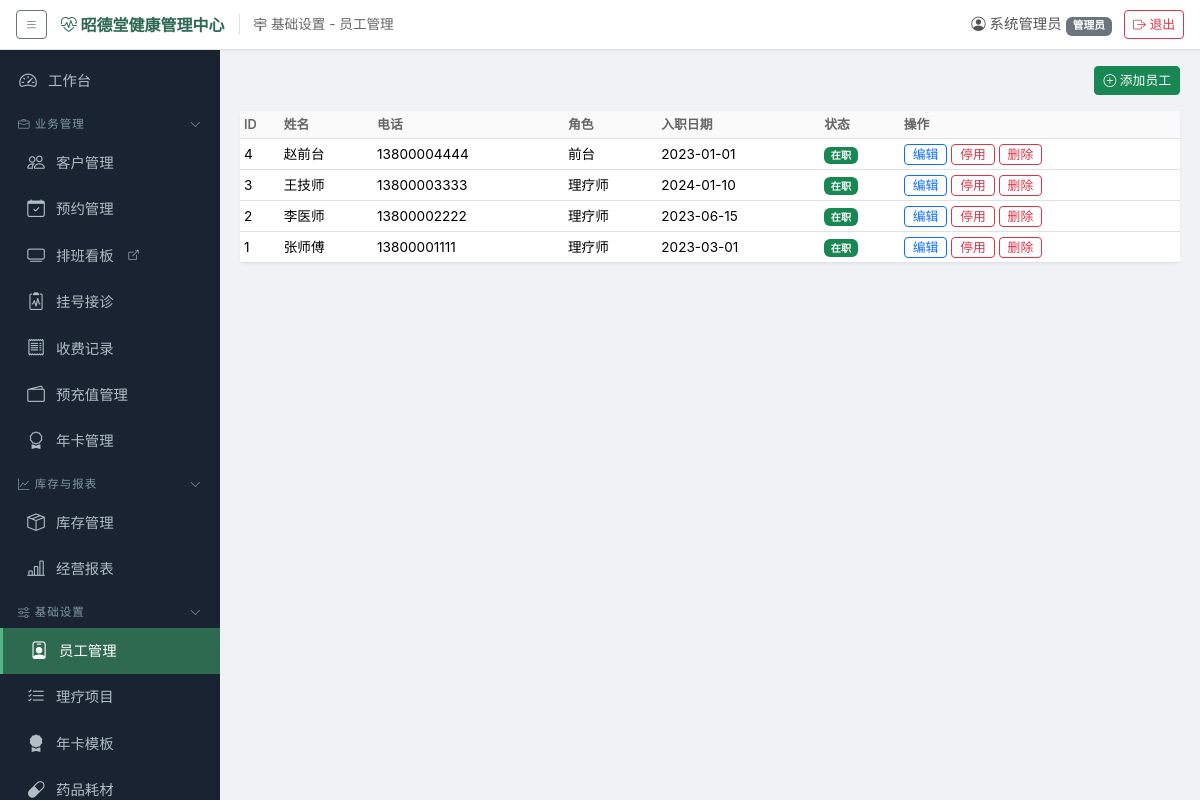
Screenshot of /settings/employees (signed in) with the database file from the repository.
### models.py (models this page shows, shortened)
class SystemConfig(db.Model):
    __tablename__ = 'system_configs'
    id = db.Column(db.Integer, primary_key=True)
    key = db.Column(db.String(100), unique=True, nullable=False)
    value = db.Column(db.String(500))
    description = db.Column(db.String(200))

class User(UserMixin, db.Model):
    __tablename__ = 'users'
    id = db.Column(db.Integer, primary_key=True)
    username = db.Column(db.String(50), unique=True, nullable=False)
    password_hash = db.Column(db.String(256), nullable=False)
    display_name = db.Column(db.String(50), nullable=False)
    role = db.Column(db.String(20), nullable=False, default='前台')  # 管理员/前台/理疗师/库管
    is_active_user = db.Column(db.Boolean, default=True)
    created_at = db.Column(db.DateTime, default=datetime.now)

class Employee(db.Model):
    __tablename__ = 'employees'
    id = db.Column(db.Integer, primary_key=True)
    name = db.Column(db.String(50), nullable=False)
    phone = db.Column(db.String(20))
    role = db.Column(db.String(20), default='理疗师')
    hire_date = db.Column(db.Date)
    is_active = db.Column(db.Boolean, default=True)
    created_at = db.Column(db.DateTime, default=datetime.now)
    schedule_config = db.Column(db.Text)  # JSON: 排班配置 {"weekdays":[1,2,3,4,5]}
    appointments = db.relationship('Appointment', backref='employee', lazy='dynamic')
    registrations = db.relationship('Registration', backref='employee', lazy='dynamic')

### app.py (the view, shortened to what this page needs)
@app.route('/settings/employees', methods=['GET', 'POST'])
@login_required
@role_required('管理员')
def settings_employees():
    emps = Employee.query.order_by(Employee.created_at.desc()).all()
    return render_template('settings_employees.html', employees=emps)

### app.py (called while the page is built)
@login_manager.user_loader
def load_user(user_id):
    return db.session.get(User, int(user_id))

def _generate_csrf_token():
    if '_csrf_token' not in session:
        session['_csrf_token'] = secrets.token_hex(16)
    return session['_csrf_token']

def role_required(*roles):
    def decorator(f):
        @wraps(f)
        def decorated_function(*args, **kwargs):
            if current_user.role not in roles and current_user.role != '管理员':
                flash('您没有权限执行此操作', 'danger')
                return redirect(url_for('dashboard'))
            return f(*args, **kwargs)
        return decorated_function
    return decorator

### templates/settings_employees.html (shortened to what this page needs)
{% extends "base.html" %}
{% block content %}
<div class="d-flex justify-content-end mb-3"><button class="btn btn-sm btn-success" data-bs-toggle="modal" data-bs-target="#addModal"><i class="bi bi-plus-circle"></i> 添加员工</button></div>
<div class="card"><div class="card-body p-0"><div class="table-responsive"><table class="table table-sm table-hover mb-0">
    <thead><tr><th>ID</th><th>姓名</th><th>电话</th><th>角色</th><th>入职日期</th><th>状态</th><th>操作</th></tr></thead>
    <tbody>{% for e in employees %}<tr>
        <td>{{ e.id }}</td><td>{{ e.name }}</td><td>{{ e.phone or '-' }}</td><td>{{ e.role }}</td>
        <td>{{ e.hire_date or '-' }}</td>
        <td><span class="badge bg-{{ 'success' if e.is_active else 'secondary' }}">{{ '在职' if e.is_active else '离职' }}</span></td>
        <td>
            <button class="btn btn-sm btn-outline-primary py-0" data-bs-toggle="modal" data-bs-target="#edit{{ e.id }}">编辑</button>
            <form method="POST" class="d-inline"><input type="hidden" name="action" value="toggle"><input type="hidden" name="id" value="{{ e.id }}">
                <button class="btn btn-sm btn-outline-{{ 'danger' if e.is_active else 'success' }} py-0">{{ '停用' if e.is_active else '启用' }}</button></form>
            <form method="POST" class="d-inline" onsubmit="return confirm('确定删除员工 {{ e.name }}？')"><input type="hidden" name="action" value="delete"><input type="hidden" name="id" value="{{ e.id }}">
                <button class="btn btn-sm btn-outline-danger py-0">删除</button></form>
        </td>
    </tr>
    {% endfor %}</tbody>
</table></div></div></div>
{% endblock %}

### templates/base.html (shortened to what this page needs)
<!DOCTYPE html>
<html lang="zh-CN">
<head>
    <link href="{{ url_for('static', filename='vendor/bootstrap.min.css') }}" rel="stylesheet">
    <link href="{{ url_for('static', filename='vendor/bootstrap-icons.min.css') }}" rel="stylesheet">
    <link href="{{ url_for('static', filename='css/style.css') }}" rel="stylesheet">
</head>
<body>
{% if current_user.is_authenticated %}
<header class="global-topbar">
    <div class="topbar-left">
        <button class="btn btn-sm btn-outline-secondary" id="sidebarToggle" title="展开/收起导航">
            <i class="bi bi-list"></i>
        </button>
        <span class="site-title" title="可在 系统管理→系统配置 中修改系统名称">
            <i class="bi bi-heart-pulse"></i> {{ site_title }}
        </span>
        <span class="nav-path" id="navPath"> {% block page_title %}{% endblock %}</span>
    </div>
    <div class="topbar-right">
        <span class="user-info"><i class="bi bi-person-circle"></i> {{ current_user.display_name }}
            <small class="badge bg-secondary">{{ current_user.role }}</small></span>
        <a href="{{ url_for('logout') }}" class="btn btn-sm btn-outline-danger"><i class="bi bi-box-arrow-right"></i> 退出</a>
    </div>
</header>
<div class="d-flex" id="wrapper">
    <div class="sidebar" id="sidebar">
        <nav class="sidebar-nav">
            <a href="{{ url_for('dashboard') }}" class="nav-link {% if request.endpoint == 'dashboard' %}active{% endif %}">
                <i class="bi bi-speedometer2"></i> 工作台
            </a>
            <div class="nav-group" data-group="biz">
                <div class="nav-group-header"><span><i class="bi bi-briefcase"></i> 业务管理</span><i class="bi bi-chevron-down group-arrow"></i></div>
                <div class="nav-group-body">
                    <a href="{{ url_for('customers') }}" class="nav-link {% if request.endpoint and 'customer' in request.endpoint %}active{% endif %}">
                        <i class="bi bi-people"></i> 客户管理
                    </a>
                    <a href="{{ url_for('appointments') }}" class="nav-link {% if request.endpoint and 'appointment' in request.endpoint %}active{% endif %}">
                        <i class="bi bi-calendar-check"></i> 预约管理
                    </a>
                    {% if board_token %}
                    <a href="{{ url_for('board_schedule', token=board_token) }}" target="_blank" class="nav-link" title="在新窗口打开排班看板（可投屏展示）">
                        <i class="bi bi-tv"></i> 排班看板 <i class="bi bi-box-arrow-up-right" style="font-size:0.7em"></i>
                    </a>
                    {% endif %}
                    <a href="{{ url_for('registrations') }}" class="nav-link {% if request.endpoint and ('registration' in request.endpoint or 'medical' in request.endpoint or 'charge_register' in request.endpoint) %}active{% endif %}">
                        <i class="bi bi-clipboard2-pulse"></i> 挂号接诊
                    </a>
                    <a href="{{ url_for('charges') }}" class="nav-link {% if request.endpoint and 'charges' in request.endpoint %}active{% endif %}">
                        <i class="bi bi-receipt"></i> 收费记录
                    </a>
                    <a href="{{ url_for('prepaid') }}" class="nav-link {% if request.endpoint and 'prepaid' in request.endpoint %}active{% endif %}">
                        <i class="bi bi-wallet2"></i> 预充值管理
                    </a>
                    <a href="{{ url_for('annual_cards') }}" class="nav-link {% if request.endpoint and 'annual_card' in request.endpoint %}active{% endif %}">
                        <i class="bi bi-award"></i> 年卡管理
                    </a>
                </div>
            </div>
            <div class="nav-group" data-group="stock">
                <div class="nav-group-header"><span><i class="bi bi-graph-up"></i> 库存与报表</span><i class="bi bi-chevron-down group-arrow"></i></div>
                <div class="nav-group-body">
                    <a href="{{ url_for('inventory') }}" class="nav-link {% if request.endpoint and 'inventory' in request.endpoint %}active{% endif %}">
                        <i class="bi bi-box-seam"></i> 库存管理
                    </a>
                    <a href="{{ url_for('reports') }}" class="nav-link {% if request.endpoint and 'report' in request.endpoint %}active{% endif %}">
                        <i class="bi bi-bar-chart-line"></i> 经营报表
                    </a>
                </div>
            </div>
            {% if current_user.role == '管理员' or current_user.role == '库管' %}
            <div class="nav-group" data-group="settings">
                <div class="nav-group-header"><span><i class="bi bi-sliders"></i> 基础设置</span><i class="bi bi-chevron-down group-arrow"></i></div>
                <div class="nav-group-body">
                    {% if current_user.role == '管理员' %}
                    <a href="{{ url_for('settings_employees') }}" class="nav-link {% if request.endpoint and 'settings_employees' in request.endpoint %}active{% endif %}">
                        <i class="bi bi-person-badge"></i> 员工管理
                    </a>
                    <a href="{{ url_for('settings_items') }}" class="nav-link {% if request.endpoint and 'settings_items' in request.endpoint %}active{% endif %}">
                        <i class="bi bi-list-check"></i> 理疗项目
                    </a>
                    <a href="{{ url_for('settings_annual_card_templates') }}" class="nav-link {% if request.endpoint and 'annual_card_template' in request.endpoint %}active{% endif %}">
                        <i class="bi bi-award-fill"></i> 年卡模板
                    </a>
                    {% endif %}
                    {% if current_user.role in ['管理员', '库管'] %}
                    <a href="{{ url_for('settings_medicines') }}" class="nav-link {% if request.endpoint and 'settings_medicines' in request.endpoint %}active{% endif %}">
                        <i class="bi bi-capsule"></i> 药品耗材
                    </a>
                    {% endif %}
                </div>
            </div>
            {% endif %}
        </nav>
    </div>
    <div class="main-content">
        <div class="content-area">
            {% block content %}{% endblock %}
        </div>
    </div>
</div>
{% else %}
{% block auth_content %}{% endblock %}
{% endif %}
</body>
</html>

### static/css/style.css (style rules this page uses)
:root { --sidebar-width: 220px; --sidebar-bg: #1a2332; --sidebar-active: #2d6a4f; --topbar-height: 50px; }
* { box-sizing: border-box; }
body { font-family: -apple-system, BlinkMacSystemFont, "Segoe UI", "PingFang SC", "Hiragino Sans GB", "Microsoft YaHei", sans-serif; background: #f0f2f5; margin: 0; overflow-x: hidden; }
.global-topbar { height: var(--topbar-height); background: #fff; border-bottom: 1px solid #e0e0e0; display: flex; align-items: center; justify-content: space-between; padding: 0 16px; position: fixed; top: 0; left: 0; right: 0; z-index: 200; box-shadow: 0 1px 3px rgba(0,0,0,0.05); }
.topbar-left { display: flex; align-items: center; gap: 14px; min-width: 0; }
.topbar-left .site-title { font-weight: 700; font-size: 1rem; color: #2d6a4f; white-space: nowrap; max-width: 320px; overflow: hidden; text-overflow: ellipsis; }
.topbar-left .nav-path { color: #666; font-size: 0.85rem; border-left: 1px solid #e0e0e0; padding-left: 14px; white-space: nowrap; overflow: hidden; text-overflow: ellipsis; }
.topbar-right { display: flex; align-items: center; gap: 12px; flex-shrink: 0; }
.topbar-right .user-info { color: #555; font-size: 0.9rem; white-space: nowrap; }
.sidebar { width: var(--sidebar-width); background: var(--sidebar-bg); color: #ccc; position: fixed; left: 0; top: var(--topbar-height); bottom: 0; z-index: 100; transition: width 0.3s; overflow-y: auto; overflow-x: hidden; }
.sidebar-nav { padding: 8px 0 20px; }
.sidebar-nav .nav-link { display: flex; align-items: center; gap: 10px; padding: 10px 18px; color: #b0bec5; text-decoration: none; font-size: 0.9rem; transition: all 0.2s; white-space: nowrap; }
.sidebar-nav .nav-link.active { background: var(--sidebar-active); color: #fff; border-left: 3px solid #52b788; }
.sidebar-nav .nav-link i { font-size: 1.1rem; width: 20px; text-align: center; }
.nav-group-header { display: flex; align-items: center; justify-content: space-between; padding: 12px 18px 6px; font-size: 0.72rem; text-transform: uppercase; letter-spacing: 1px; color: #7f97a3; cursor: pointer; user-select: none; }
.nav-group-header .group-arrow { font-size: 0.7rem; transition: transform 0.2s; }
.nav-group-body .nav-link { padding-left: 26px; }
.main-content { margin-left: var(--sidebar-width); padding-top: var(--topbar-height); min-height: 100vh; width: calc(100% - var(--sidebar-width)); transition: margin-left 0.3s, width 0.3s; }
.content-area { padding: 16px 20px; width: 100%; }
.content-area .card { width: 100%; }
.content-area .table { width: 100%; margin-bottom: 0.5rem; }
.content-area .table-responsive { max-height: calc(100vh - 220px); overflow: auto; }
.card { border: none; border-radius: 8px; box-shadow: 0 1px 3px rgba(0,0,0,0.06); }
.table th { font-weight: 600; font-size: 0.8rem; color: #666; background: #fafafa; border-bottom-width: 1px; }
.table td { font-size: 0.85rem; vertical-align: middle; }
.btn-sm { font-size: 0.8rem; }

### rows the page displays
SystemConfig: value "昭德堂健康管理中心"
User: display_name "系统管理员", role "管理员"
Employee: id "4", name "赵前台", phone "13800004444", role "前台", hire_date "2023-01-01", is_active "在职", is_active "停用"
Employee: id "3", name "王技师", phone "13800003333", role "理疗师", hire_date "2024-01-10", is_active "在职", is_active "停用"
Employee: id "2", name "李医师", phone "13800002222", role "理疗师", hire_date "2023-06-15", is_active "在职", is_active "停用"
Employee: id "1", name "张师傅", phone "13800001111", role "理疗师", hire_date "2023-03-01", is_active "在职", is_active "停用"
